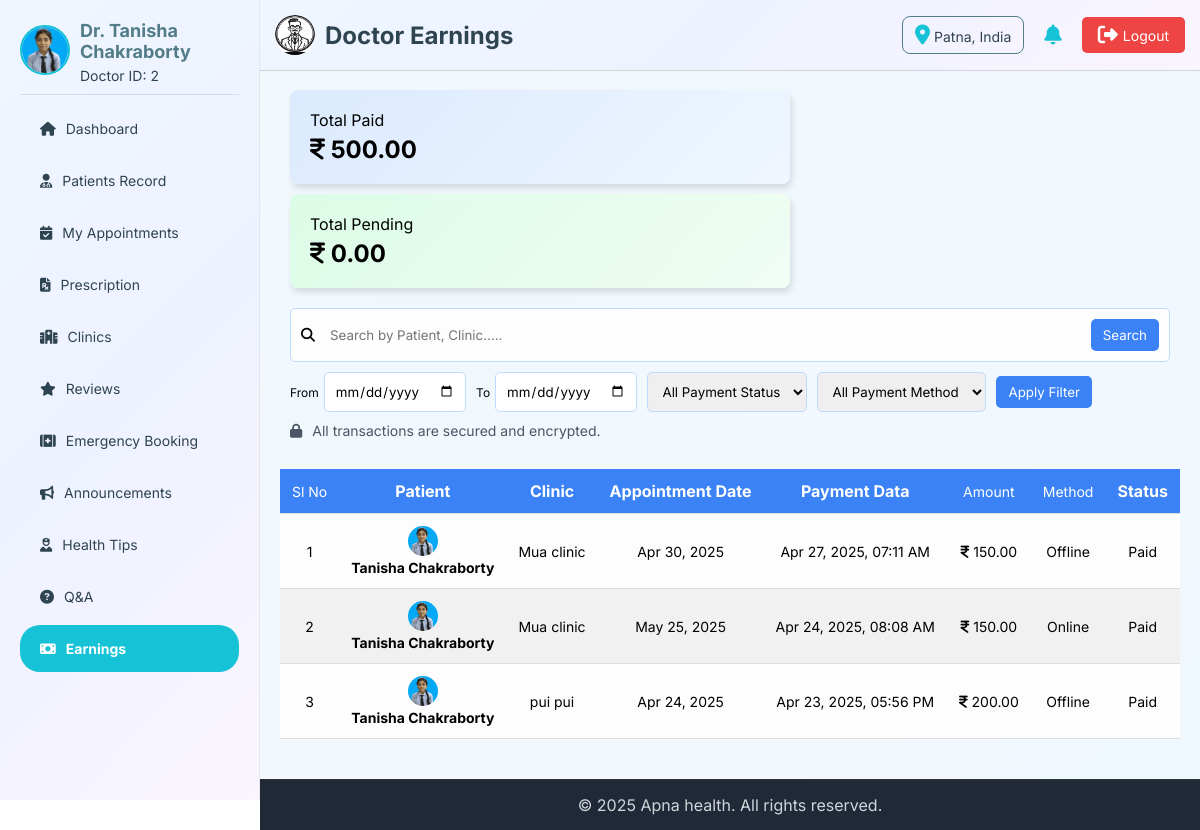
The page /doctor/doctor-earnings.php (signed in) on the database its author committed.
### tables this page shows
CREATE TABLE `doctor` (
  `doctor_id` int(11) NOT NULL,
  `UID` varchar(20) NOT NULL,
  `name` varchar(255) NOT NULL,
  `email` varchar(255) NOT NULL,
  `phone` varchar(15) DEFAULT NULL,
  `password` varchar(255) NOT NULL,
  `specialization` varchar(255) DEFAULT NULL,
  `experience` int(11) DEFAULT NULL,
  `qualification` text DEFAULT NULL,
  `bio` text DEFAULT NULL,
  `profile_img` varchar(255) DEFAULT NULL,
  `rating` decimal(3,2) DEFAULT 0.00,
  `total_reviews` int(11) DEFAULT 0,
  `availability` enum('Active','Inactive','Blocked') DEFAULT 'Active',
  `address` varchar(512) DEFAULT NULL,
  `gender` enum('Male','Female','Other') DEFAULT NULL,
  `dob` date DEFAULT NULL,
  `fees` decimal(10,2) DEFAULT NULL,
  `emergency` enum('Yes','No') DEFAULT NULL,
  `created_at` timestamp NOT NULL DEFAULT current_timestamp(),
  `updated_at` timestamp NOT NULL DEFAULT current_timestamp() ON UPDATE current_timestamp()
);

CREATE TABLE `transaction` (
  `transaction_id` int(11) NOT NULL,
  `appointment_id` int(11) NOT NULL,
  `patient_id` int(11) NOT NULL,
  `doctor_id` int(11) NOT NULL,
  `amount` decimal(10,2) NOT NULL,
  `payment_mode` enum('Online','Offline') NOT NULL,
  `payment_status` enum('Pending','Paid','Failed') DEFAULT 'Pending',
  `transaction_date` timestamp NOT NULL DEFAULT current_timestamp() ON UPDATE current_timestamp(),
  `reference_id` varchar(255) DEFAULT NULL,
  `remarks` text DEFAULT NULL
);

CREATE TABLE `patient` (
  `patient_id` int(11) NOT NULL,
  `name` varchar(100) NOT NULL,
  `email` varchar(255) NOT NULL,
  `password` varchar(255) NOT NULL,
  `phone` varchar(15) DEFAULT NULL,
  `gender` enum('Male','Female','Other') DEFAULT NULL,
  `dob` date DEFAULT NULL,
  `blood_group` varchar(10) DEFAULT NULL,
  `emergency_contact` varchar(16) DEFAULT NULL,
  `area` text DEFAULT NULL,
  `city` varchar(100) DEFAULT NULL,
  `state` varchar(100) DEFAULT NULL,
  `pincode` varchar(10) DEFAULT NULL,
  `profile_img` varchar(255) DEFAULT NULL,
  `availability` enum('Active','Inactive','Blocked') DEFAULT 'Active',
  `created_at` timestamp NOT NULL DEFAULT current_timestamp(),
  `updated_at` timestamp NOT NULL DEFAULT current_timestamp() ON UPDATE current_timestamp()
);

CREATE TABLE `doctor_clinic` (
  `clinic_id` int(11) NOT NULL,
  `doctor_id` int(11) NOT NULL,
  `clinic_name` varchar(255) NOT NULL,
  `area` varchar(255) NOT NULL,
  `city` varchar(100) NOT NULL,
  `state` varchar(100) NOT NULL,
  `pincode` varchar(10) NOT NULL,
  `latitude` decimal(10,8) DEFAULT NULL,
  `longitude` decimal(11,8) DEFAULT NULL,
  `location_link` varchar(500) DEFAULT NULL,
  `clinic_img` varchar(255) DEFAULT NULL,
  `days_available` varchar(64) DEFAULT NULL,
  `opening_time` time NOT NULL,
  `closing_time` time NOT NULL,
  `fees` decimal(10,2) NOT NULL,
  `created_at` timestamp NOT NULL DEFAULT current_timestamp(),
  `updated_at` timestamp NOT NULL DEFAULT current_timestamp() ON UPDATE current_timestamp(),
  `phone` varchar(15) NOT NULL,
  `email` varchar(255) NOT NULL,
  `status` enum('Active','Inactive','Blocked') DEFAULT 'Active'
);

CREATE TABLE `appointment` (
  `appointment_id` int(11) NOT NULL,
  `patient_id` int(11) NOT NULL,
  `doctor_id` int(11) NOT NULL,
  `clinic_id` int(11) NOT NULL,
  `appointment_date` date NOT NULL,
  `appointment_time` time NOT NULL,
  `status` enum('Scheduled','Completed','Cancelled') DEFAULT 'Scheduled',
  `payment_status` enum('Pending','Paid','Refunded') DEFAULT 'Pending',
  `payment_mode` enum('Online','Offline') NOT NULL,
  `cancellation_reason` text DEFAULT NULL,
  `doctor_confirmation` enum('Pending','Approved','Rejected') DEFAULT 'Pending',
  `mode_of_appointment` enum('Physical','Video Call') NOT NULL,
  `created_at` timestamp NOT NULL DEFAULT current_timestamp(),
  `updated_at` timestamp NOT NULL DEFAULT current_timestamp() ON UPDATE current_timestamp()
);

### doctor/doctor-earnings.php (the view, shortened to what this page needs)
<?php
include '../connection.php';
$doctor_id = $_SESSION['doctor_id'];
$total_paid = 0.00;
$total_pending = 0.00;
$paid_query = "SELECT SUM(amount) AS total_paid FROM transaction WHERE doctor_id = '$doctor_id' AND payment_status = 'Paid'";
$paid_result = mysqli_query($conn, $paid_query);
if ($paid_result) {
    $paid_row = mysqli_fetch_assoc($paid_result);
    $total_paid = $paid_row['total_paid'] ?? 0.00;
}
$pending_query = "SELECT SUM(amount) AS total_pending FROM transaction WHERE doctor_id = '$doctor_id' AND payment_status = 'Pending'";
$pending_result = mysqli_query($conn, $pending_query);
if ($pending_result) {
    $pending_row = mysqli_fetch_assoc($pending_result);
    $total_pending = $pending_row['total_pending'] ?? 0.00;
}
$conditions = ["t.doctor_id = '$doctor_id'"];
$where_clause = implode(" AND ", $conditions);
?>
<!DOCTYPE html>
<html lang="en">
<head>
    <link rel="stylesheet" href="https://cdnjs.cloudflare.com/ajax/libs/font-awesome/6.7.2/css/all.min.css"
 />
</head>
<body>
    <?php include 'doctor-header.php';?>
    <main>
        <section class="first-sec">
            <div class="count-box box1">
                <p>Total Paid</p>
                <h2><i class="fa-solid fa-indian-rupee-sign"></i> <?= number_format($total_paid, 2); ?></h2>
            </div>
            <div class="count-box box2">
                <p>Total Pending</p>
                <h2><i class="fa-solid fa-indian-rupee-sign"></i> <?= number_format($total_pending, 2); ?></h2>
            </div>
        </section>
        <section class="second-sec">
            <form class="sf-part" method="GET">
                <div class="search-bar">
                    <i class="fas fa-search"></i>
                    <input type="search" name="search" id="search-bar" placeholder="Search by Patient, Clinic....."
                        value="<?= $_GET['search'] ?? '' ?>">
                    <button type="submit" id="search-btn">Search</button>
                </div>
                <div class="filter">
                    <div class="filter-group">
                        <label>From</label>
                        <input type="date" name="from_date" value="<?= $_GET['from_date'] ?? '' ?>">
                    </div>
                    <div class="filter-group">
                        <label>To</label>
                        <input type="date" name="to_date" value="<?= $_GET['to_date'] ?? '' ?>">
                    </div>
                    <div class="filter-group">
                        <select name="status">
                            <option value="">All Payment Status</option>
                        </select>
                    </div>
                    <div class="filter-group">
                        <select name="method">
                            <option value="">All Payment Method</option>
                        </select>
                    </div>
                    <button type="submit" id="filter-btn">Apply Filter</button>
                </div>
            </form>
            <div class="security-note">
                <i class="fa-solid fa-lock"></i>
                <span>All transactions are secured and encrypted.</span>
            </div>
        </section>
        <section class="third-sec">
            <div class="table">
                <table>
                    <thead>
                        <tr>
                            <td>Sl No</td>
                            <th>Patient</th>
                            <th>Clinic</th>
                            <th>Appointment Date</th>
                            <th>Payment Data</th>
                            <td>Amount</td>
                            <td>Method</td>
                            <th>Status</th>
                        </tr>
                    </thead>
                    <tbody>
                        <?php
                        $query = "SELECT
                            t.*,
                            p.name AS patient_name, p.profile_img,
                            cl.clinic_name,
                            a.appointment_date,
                            d.name AS doctor_name
                            FROM transaction t
                            JOIN appointment a ON t.appointment_id = a.appointment_id
                            JOIN patient p ON t.patient_id = p.patient_id
                            JOIN doctor_clinic cl ON a.clinic_id = cl.clinic_id
                            JOIN doctor d ON a.doctor_id = d.doctor_id
                            WHERE $where_clause
                            ORDER BY t.transaction_date DESC";
                        $result = mysqli_query($conn, $query);
                        $sl = 1;
                        if (mysqli_num_rows($result) > 0) {
                            while ($row = mysqli_fetch_assoc($result)) {
                                $profile_img = !empty($row['profile_img']) ? $row['profile_img'] : 'user.jpg';
                                echo "<tr>
                                    <td>{$sl}</td>
                                    <td>
                                        <img src='../upload/patient/{$profile_img}' alt='Patient Image'>
                                        <h4>{$row['patient_name']}</h4>
                                    </td>
                                    <td>{$row['clinic_name']}</td>
                                    <td>" . date("M d, Y", strtotime($row['appointment_date'])) . "</td>
                                    <td>" . date("M d, Y, h:i A", strtotime($row['transaction_date'])) . "</td>
                                    <td><i class='fa-solid fa-indian-rupee-sign'></i> <span>{$row['amount']}</span></td>
                                    <td>{$row['payment_mode']}</td>
                                    <td><span id='back'>{$row['payment_status']}</span></td>
                                    <td><a href='download-invoice.php?id={$row['transaction_id']}'><i class='fa-solid fa-file-arrow-down'></i> Download</a></td>
                                </tr>";
                                $sl++;
                            }
                        } else {
                            echo "<tr><td colspan='9' style='text-align:center;'>No Payment Records Found</td></tr>";
                        }
                        ?>
                    </tbody>
                </table>
            </div>
        </section>
    </main>
    <?php include 'doctor-footer.php';?>
</body>
</html>

### doctor/doctor-header.php (shortened to what this page needs)
<?php
include '../connection.php';
$defaultLogo = "../img/logo.jpg";
$logoPath = $defaultLogo;
$logoQuery = mysqli_query($conn, "SELECT logo FROM admin WHERE admin_id = 1 LIMIT 1");
if ($logoQuery && mysqli_num_rows($logoQuery) > 0) {
    $logoData = mysqli_fetch_assoc($logoQuery);
    if (!empty($logoData['logo']) && file_exists('../upload/admin/' . $logoData['logo'])) {
        $logoPath = '../upload/admin/' . $logoData['logo'];
    }
}
$location = "Unknown";
if (isset($_SESSION['doctor_id'])) {
    $pid = $_SESSION['doctor_id'];
    $locQuery = mysqli_query($conn, "SELECT location FROM log_info WHERE doctor_id = $pid ORDER BY login_time DESC LIMIT 1");
    if ($locQuery && mysqli_num_rows($locQuery) > 0) {
        $locData = mysqli_fetch_assoc($locQuery);
        $location = $locData['location'] ?? "Unknown";
    }
}
$doctor_id = $_SESSION['doctor_id'] ?? null;
$doctor_img = '../img/user.jpg';
$doctor_name = 'Guest';
$doctor_id_display = '---';
if ($doctor_id) {
    $sql = "SELECT name, profile_img FROM doctor WHERE doctor_id = '$doctor_id'";
    $result = mysqli_query($conn, $sql);
    if ($row = mysqli_fetch_assoc($result)) {
        $doctor_name = $row['name'];
        $doctor_id_display = $doctor_id;
        if (!empty($row['profile_img']) && file_exists('../upload/doctor/' . $row['profile_img'])) {
            $doctor_img = '../upload/doctor/' . $row['profile_img'];
        }
    }
}
?>
<!DOCTYPE html>
<html lang="en">
<head>
    <link rel="stylesheet" href="https://cdnjs.cloudflare.com/ajax/libs/font-awesome/6.7.2/css/all.min.css"
 />
</head>
<body>
    <header>
        <div class="header-left">
            <img src="<?= $logoPath ?>" alt="logo">
            <h2>
                <?php
            $pageName = basename($_SERVER['PHP_SELF'], '.php');
            $pageName = str_replace('-', ' ', $pageName);
            $pageName = ucwords($pageName);
            echo $pageName;
            ?>
            </h2>
        </div>
        <div class="header-right">
            <div id='location-box'><i class="fa-solid fa-location-dot"></i><span> <?= $location ?> </span></div>
            <i class="fa-solid fa-bell"></i>
            <a href="doctor-logout.php"><i class="fa-solid fa-right-from-bracket"></i> Logout</a>
        </div>
    </header>
    <aside>
        <a href="../doctor/doctor-profile.php" class="profile">
            <span>
                <img src="<?= $doctor_img ?>" alt="Profile Picture">
            </span>
            <span>
                <h3><?= htmlspecialchars($doctor_name) ?></h3>
                <p>Doctor ID: <?= htmlspecialchars($doctor_id_display) ?></p>
            </span>
        </a>
        <ul class="menu">
            <li><a href="doctor-dashboard.php"
                    class="<?= basename($_SERVER['PHP_SELF']) == 'doctor-dashboard.php' ? 'current' : '' ?>"><i
                        class="fa-solid fa-house"></i> Dashboard</a></li>
            <li><a href="doctor-patients-record.php"
                    class="<?= basename($_SERVER['PHP_SELF']) == 'doctor-patients-record.php' ? 'current' : '' ?>"><i
                        class="fa-solid fa-user-doctor"></i> Patients Record</a></li>
            <li><a href="doctor-appointment.php"
                    class="<?= basename($_SERVER['PHP_SELF']) == 'doctor-appointment.php' ? 'current' : '' ?>"><i
                        class="fa-solid fa-calendar-check"></i>My Appointments</a></li>
            <li><a href="doctor-prescription.php"
                    class="<?= basename($_SERVER['PHP_SELF']) == 'doctor-prescription.php' ? 'current' : '' ?>"><i
                        class="fa-solid fa-file-prescription"></i> Prescription</a></li>
            <li><a href="doctor-clinic.php"
                    class="<?= basename($_SERVER['PHP_SELF']) == 'doctor-clinic.php' ? 'current' : '' ?>"><i
                        class="fa-solid fa-hospital"></i> Clinics</a></li>
            <li><a href="doctor-reviews.php"
                    class="<?= basename($_SERVER['PHP_SELF']) == 'doctor-reviews.php' ? 'current' : '' ?>"><i
                        class="fa-solid fa-star"></i> Reviews</a></li>
            <li><a href="doctor-emergency.php"
                    class="<?= basename($_SERVER['PHP_SELF']) == 'doctor-emergency.php' ? 'current' : '' ?>"><i
                        class="fa-solid fa-kit-medical"></i> Emergency Booking</a></li>
            <li><a href="doctor-announcements.php"
                    class="<?= basename($_SERVER['PHP_SELF']) == 'doctor-announcements.php' ? 'current' : '' ?>"><i
                        class="fa-solid fa-bullhorn"></i> Announcements </a></li>
            <li><a href="doctor-healthtips.php"
                    class="<?= basename($_SERVER['PHP_SELF']) == 'doctor-healthtips.php' ? 'current' : '' ?>"><i
                        class="fa-solid fa-user-nurse"></i> Health Tips</a></li>
            <li><a href="doctor-qna.php"
                    class="<?= basename($_SERVER['PHP_SELF']) == 'doctor-qna.php' ? 'current' : '' ?>"><i
                        class="fa-solid fa-circle-question"></i> Q&A </a></li>
            <li><a href="doctor-earnings.php"
                    class="<?= basename($_SERVER['PHP_SELF']) == 'doctor-earnings.php' ? 'current' : '' ?>"><i
                        class="fa-solid fa-money-bill"></i> Earnings </a></li>
        </ul>
    </aside>
</body>
</html>

### rows shown on the page
doctor: profile_img (picture), name "Dr. Tanisha Chakraborty"
transaction: patient.profile_img (picture), patient.name "Tanisha Chakraborty", doctor_clinic.clinic_name "Mua clinic", appointment.appointment_date "Apr 30, 2025", transaction_date "Apr 27, 2025, 07:11 AM", amount "150.00", payment_mode "Offline", payment_status "Paid"
transaction: patient.profile_img (picture), patient.name "Tanisha Chakraborty", doctor_clinic.clinic_name "Mua clinic", appointment.appointment_date "May 25, 2025", transaction_date "Apr 24, 2025, 08:08 AM", amount "150.00", payment_mode "Online", payment_status "Paid"
transaction: patient.profile_img (picture), patient.name "Tanisha Chakraborty", doctor_clinic.clinic_name "pui pui", appointment.appointment_date "Apr 24, 2025", transaction_date "Apr 23, 2025, 05:56 PM", amount "200.00", payment_mode "Offline", payment_status "Paid"

### other values the page prints
$pageName "Doctor Earnings"
$location "Patna, India"
$doctor_id_display "2"
$total_paid "500.00"
$total_pending "0.00"
